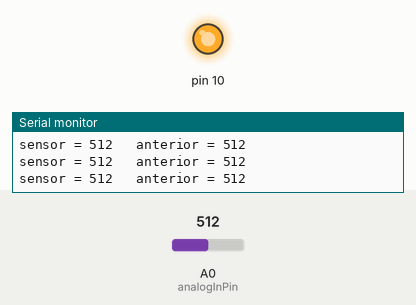
The sketch below on a simulated Arduino Uno, built with avr-gcc and run on an emulated ATmega328P. Parts: output pins drawn as LEDs (lit = HIGH), the last lines printed to the serial monitor. The inputs (shaded band) are chosen by the test bench; at power-on: A0 (analogInPin) = 512.

Above: at 0.1 s.
At 1.2 s:
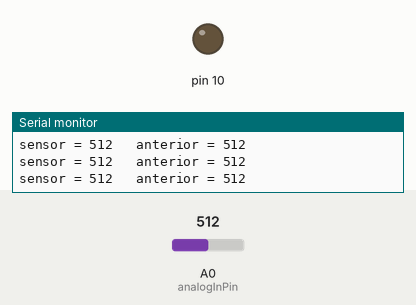
1.3 s: A0 (analogInPin) set to 107
2.8 s: A0 (analogInPin) set to 95
Timing chart, 0 to 5.8 s (numbered marks = the images above; inputs shaded):
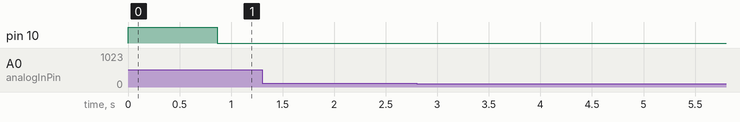

The sketch:

code.ino
```cpp
/*
  DSLR Shutter Release Remote (RC)
*/

const int analogInPin = A0;  // Analog input pin that the potentiometer is attached to

int valor = 0;        // value read from the pot
int descens = 0;
int anterior = 0;
int cont_desc = 0;
int engegar = 1;

void setup() {
  Serial.begin(9600);

  pinMode(10, OUTPUT);
}

void loop() {

  valor = analogRead(analogInPin);


  if (abs(anterior - valor) < 5) ++cont_desc;
  else {
    cont_desc = 0;
    engegar++;
  }
  if (cont_desc >= 30) {
    digitalWrite(10, LOW);
    engegar = 0;
  }
  else if (engegar > 1) digitalWrite(10, HIGH);


  // print the results to the Serial Monitor:
  Serial.print("sensor = ");
  Serial.print(valor);
  Serial.print("\t anterior = ");
  Serial.println(anterior);
  anterior = valor;

  //delay(20);
}
```
